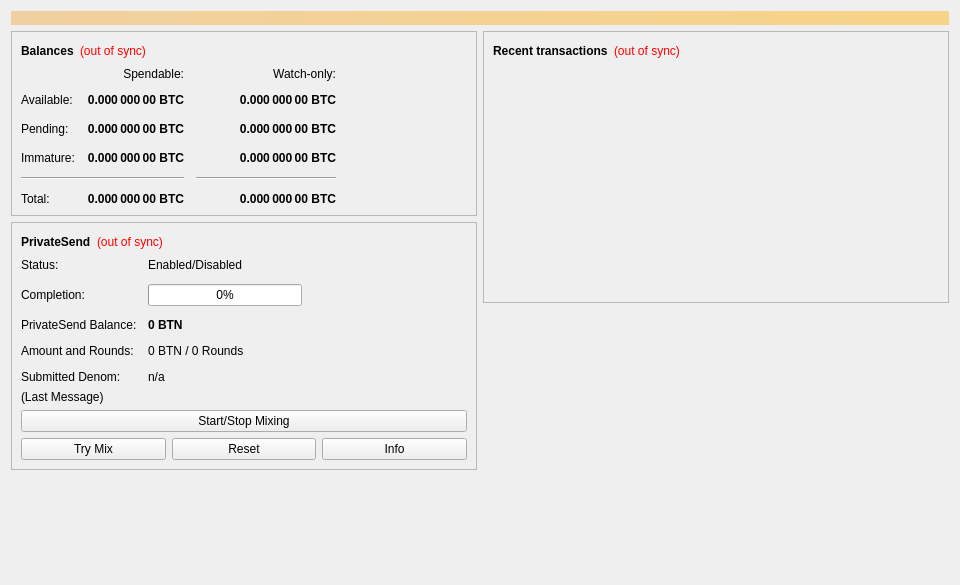
<?xml version="1.0" encoding="UTF-8"?>
<ui version="4.0">
 <class>OverviewPage</class>
 <widget class="QWidget" name="OverviewPage">
  <property name="geometry">
   <rect>
    <x>0</x>
    <y>0</y>
    <width>960</width>
    <height>585</height>
   </rect>
  </property>
  <property name="minimumSize">
   <size>
    <width>960</width>
    <height>0</height>
   </size>
  </property>
  <property name="windowTitle">
   <string>Form</string>
  </property>
  <layout class="QVBoxLayout" name="topLayout">
   <item>
    <widget class="QLabel" name="labelAlerts">
     <property name="visible">
      <bool>false</bool>
     </property>
     <property name="styleSheet">
      <string notr="true">QLabel { background-color: qlineargradient(x1: 0, y1: 0, x2: 1, y2: 0, stop:0 #F0D0A0, stop:1 #F8D488); color:#000000; }</string>
     </property>
     <property name="wordWrap">
      <bool>true</bool>
     </property>
     <property name="margin">
      <number>3</number>
     </property>
     <property name="textInteractionFlags">
      <set>Qt::TextSelectableByMouse</set>
     </property>
    </widget>
   </item>
   <item>
    <layout class="QHBoxLayout" name="horizontalLayout" stretch="1,1">
     <item>
      <layout class="QVBoxLayout" name="verticalLayout_2">
       <item>
        <widget class="QFrame" name="frame">
         <property name="frameShape">
          <enum>QFrame::StyledPanel</enum>
         </property>
         <property name="frameShadow">
          <enum>QFrame::Raised</enum>
         </property>
         <layout class="QVBoxLayout" name="verticalLayout_4">
          <item>
           <layout class="QHBoxLayout" name="horizontalLayout_4">
            <item>
             <widget class="QLabel" name="label_5">
              <property name="font">
               <font>
                <weight>75</weight>
                <bold>true</bold>
               </font>
              </property>
              <property name="text">
               <string>Balances</string>
              </property>
             </widget>
            </item>
            <item>
             <widget class="QLabel" name="labelWalletStatus">
              <property name="toolTip">
               <string>The displayed information may be out of date. Your wallet automatically synchronizes with the BITNEX network after a connection is established, but this process has not completed yet.</string>
              </property>
              <property name="styleSheet">
               <string notr="true">QLabel { color: red; }</string>
              </property>
              <property name="text">
               <string notr="true">(out of sync)</string>
              </property>
              <property name="alignment">
               <set>Qt::AlignLeading|Qt::AlignLeft|Qt::AlignVCenter</set>
              </property>
             </widget>
            </item>
            <item>
             <spacer name="horizontalSpacer_3">
              <property name="orientation">
               <enum>Qt::Horizontal</enum>
              </property>
              <property name="sizeHint" stdset="0">
               <size>
                <width>40</width>
                <height>20</height>
               </size>
              </property>
             </spacer>
            </item>
           </layout>
          </item>
          <item>
           <layout class="QGridLayout" name="gridLayout">
            <property name="spacing">
             <number>12</number>
            </property>
            <item row="2" column="2">
             <widget class="QLabel" name="labelWatchPending">
              <property name="font">
               <font>
                <weight>75</weight>
                <bold>true</bold>
               </font>
              </property>
              <property name="cursor">
               <cursorShape>IBeamCursor</cursorShape>
              </property>
              <property name="toolTip">
               <string>Unconfirmed transactions to watch-only addresses</string>
              </property>
              <property name="text">
               <string notr="true">0.000 000 00 BTC</string>
              </property>
              <property name="alignment">
               <set>Qt::AlignRight|Qt::AlignTrailing|Qt::AlignVCenter</set>
              </property>
              <property name="textInteractionFlags">
               <set>Qt::LinksAccessibleByMouse|Qt::TextSelectableByKeyboard|Qt::TextSelectableByMouse</set>
              </property>
             </widget>
            </item>
            <item row="2" column="1">
             <widget class="QLabel" name="labelUnconfirmed">
              <property name="font">
               <font>
                <weight>75</weight>
                <bold>true</bold>
               </font>
              </property>
              <property name="cursor">
               <cursorShape>IBeamCursor</cursorShape>
              </property>
              <property name="toolTip">
               <string>Total of transactions that have yet to be confirmed, and do not yet count toward the spendable balance</string>
              </property>
              <property name="text">
               <string notr="true">0.000 000 00 BTC</string>
              </property>
              <property name="alignment">
               <set>Qt::AlignRight|Qt::AlignTrailing|Qt::AlignVCenter</set>
              </property>
              <property name="textInteractionFlags">
               <set>Qt::LinksAccessibleByMouse|Qt::TextSelectableByKeyboard|Qt::TextSelectableByMouse</set>
              </property>
             </widget>
            </item>
            <item row="3" column="2">
             <widget class="QLabel" name="labelWatchImmature">
              <property name="font">
               <font>
                <weight>75</weight>
                <bold>true</bold>
               </font>
              </property>
              <property name="cursor">
               <cursorShape>IBeamCursor</cursorShape>
              </property>
              <property name="toolTip">
               <string>Mined balance in watch-only addresses that has not yet matured</string>
              </property>
              <property name="text">
               <string notr="true">0.000 000 00 BTC</string>
              </property>
              <property name="alignment">
               <set>Qt::AlignRight|Qt::AlignTrailing|Qt::AlignVCenter</set>
              </property>
              <property name="textInteractionFlags">
               <set>Qt::LinksAccessibleByMouse|Qt::TextSelectableByKeyboard|Qt::TextSelectableByMouse</set>
              </property>
             </widget>
            </item>
            <item row="4" column="0" colspan="2">
             <widget class="Line" name="lineSpendableBalance">
              <property name="orientation">
               <enum>Qt::Horizontal</enum>
              </property>
             </widget>
            </item>
            <item row="4" column="2">
             <widget class="Line" name="lineWatchBalance">
              <property name="sizePolicy">
               <sizepolicy hsizetype="Preferred" vsizetype="Fixed">
                <horstretch>0</horstretch>
                <verstretch>0</verstretch>
               </sizepolicy>
              </property>
              <property name="minimumSize">
               <size>
                <width>140</width>
                <height>0</height>
               </size>
              </property>
              <property name="orientation">
               <enum>Qt::Horizontal</enum>
              </property>
             </widget>
            </item>
            <item row="5" column="0">
             <widget class="QLabel" name="labelTotalText">
              <property name="text">
               <string>Total:</string>
              </property>
             </widget>
            </item>
            <item row="3" column="1">
             <widget class="QLabel" name="labelImmature">
              <property name="font">
               <font>
                <weight>75</weight>
                <bold>true</bold>
               </font>
              </property>
              <property name="cursor">
               <cursorShape>IBeamCursor</cursorShape>
              </property>
              <property name="toolTip">
               <string>Mined balance that has not yet matured</string>
              </property>
              <property name="text">
               <string notr="true">0.000 000 00 BTC</string>
              </property>
              <property name="alignment">
               <set>Qt::AlignRight|Qt::AlignTrailing|Qt::AlignVCenter</set>
              </property>
              <property name="textInteractionFlags">
               <set>Qt::LinksAccessibleByMouse|Qt::TextSelectableByKeyboard|Qt::TextSelectableByMouse</set>
              </property>
             </widget>
            </item>
            <item row="2" column="3">
             <spacer name="horizontalSpacer_2">
              <property name="orientation">
               <enum>Qt::Horizontal</enum>
              </property>
              <property name="sizeHint" stdset="0">
               <size>
                <width>40</width>
                <height>20</height>
               </size>
              </property>
             </spacer>
            </item>
            <item row="3" column="0">
             <widget class="QLabel" name="labelImmatureText">
              <property name="text">
               <string>Immature:</string>
              </property>
             </widget>
            </item>
            <item row="5" column="1">
             <widget class="QLabel" name="labelTotal">
              <property name="font">
               <font>
                <weight>75</weight>
                <bold>true</bold>
               </font>
              </property>
              <property name="cursor">
               <cursorShape>IBeamCursor</cursorShape>
              </property>
              <property name="toolTip">
               <string>Your current total balance</string>
              </property>
              <property name="text">
               <string notr="true">0.000 000 00 BTC</string>
              </property>
              <property name="alignment">
               <set>Qt::AlignRight|Qt::AlignTrailing|Qt::AlignVCenter</set>
              </property>
              <property name="textInteractionFlags">
               <set>Qt::LinksAccessibleByMouse|Qt::TextSelectableByKeyboard|Qt::TextSelectableByMouse</set>
              </property>
             </widget>
            </item>
            <item row="5" column="2">
             <widget class="QLabel" name="labelWatchTotal">
              <property name="font">
               <font>
                <weight>75</weight>
                <bold>true</bold>
               </font>
              </property>
              <property name="cursor">
               <cursorShape>IBeamCursor</cursorShape>
              </property>
              <property name="toolTip">
               <string>Current total balance in watch-only addresses</string>
              </property>
              <property name="text">
               <string notr="true">0.000 000 00 BTC</string>
              </property>
              <property name="alignment">
               <set>Qt::AlignRight|Qt::AlignTrailing|Qt::AlignVCenter</set>
              </property>
              <property name="textInteractionFlags">
               <set>Qt::LinksAccessibleByMouse|Qt::TextSelectableByKeyboard|Qt::TextSelectableByMouse</set>
              </property>
             </widget>
            </item>
            <item row="0" column="2">
             <widget class="QLabel" name="labelWatchonly">
              <property name="text">
               <string>Watch-only:</string>
              </property>
              <property name="alignment">
               <set>Qt::AlignRight|Qt::AlignTrailing|Qt::AlignVCenter</set>
              </property>
             </widget>
            </item>
            <item row="1" column="0">
             <widget class="QLabel" name="labelBalanceText">
              <property name="text">
               <string>Available:</string>
              </property>
             </widget>
            </item>
            <item row="1" column="1">
             <widget class="QLabel" name="labelBalance">
              <property name="font">
               <font>
                <weight>75</weight>
                <bold>true</bold>
               </font>
              </property>
              <property name="cursor">
               <cursorShape>IBeamCursor</cursorShape>
              </property>
              <property name="toolTip">
               <string>Your current spendable balance</string>
              </property>
              <property name="text">
               <string notr="true">0.000 000 00 BTC</string>
              </property>
              <property name="alignment">
               <set>Qt::AlignRight|Qt::AlignTrailing|Qt::AlignVCenter</set>
              </property>
              <property name="textInteractionFlags">
               <set>Qt::LinksAccessibleByMouse|Qt::TextSelectableByKeyboard|Qt::TextSelectableByMouse</set>
              </property>
             </widget>
            </item>
            <item row="1" column="2">
             <widget class="QLabel" name="labelWatchAvailable">
              <property name="font">
               <font>
                <weight>75</weight>
                <bold>true</bold>
               </font>
              </property>
              <property name="cursor">
               <cursorShape>IBeamCursor</cursorShape>
              </property>
              <property name="toolTip">
               <string>Your current balance in watch-only addresses</string>
              </property>
              <property name="text">
               <string notr="true">0.000 000 00 BTC</string>
              </property>
              <property name="alignment">
               <set>Qt::AlignRight|Qt::AlignTrailing|Qt::AlignVCenter</set>
              </property>
              <property name="textInteractionFlags">
               <set>Qt::LinksAccessibleByMouse|Qt::TextSelectableByKeyboard|Qt::TextSelectableByMouse</set>
              </property>
             </widget>
            </item>
            <item row="2" column="0">
             <widget class="QLabel" name="labelPendingText">
              <property name="text">
               <string>Pending:</string>
              </property>
             </widget>
            </item>
            <item row="0" column="1">
             <widget class="QLabel" name="labelSpendable">
              <property name="text">
               <string>Spendable:</string>
              </property>
              <property name="alignment">
               <set>Qt::AlignRight|Qt::AlignTrailing|Qt::AlignVCenter</set>
              </property>
             </widget>
            </item>
           </layout>
          </item>
         </layout>
        </widget>
       </item>
       <item>
        <widget class="QFrame" name="framePrivateSend">
         <property name="layoutDirection">
          <enum>Qt::LeftToRight</enum>
         </property>
         <property name="frameShape">
          <enum>QFrame::StyledPanel</enum>
         </property>
         <property name="frameShadow">
          <enum>QFrame::Raised</enum>
         </property>
         <layout class="QVBoxLayout" name="VerticalLayout_PS1">
          <item>
           <layout class="QHBoxLayout" name="horizontalLayout_5">
            <item>
             <widget class="QLabel" name="labelPrivateSendHeader">
              <property name="font">
               <font>
                <weight>75</weight>
                <bold>true</bold>
               </font>
              </property>
              <property name="text">
               <string>PrivateSend</string>
              </property>
             </widget>
            </item>
            <item>
             <widget class="QLabel" name="labelPrivateSendSyncStatus">
              <property name="toolTip">
               <string>The displayed information may be out of date. Your wallet automatically synchronizes with the BITNEX network after a connection is established, but this process has not completed yet.</string>
              </property>
              <property name="styleSheet">
               <string notr="true">QLabel { color: red; }</string>
              </property>
              <property name="text">
               <string notr="true">(out of sync)</string>
              </property>
              <property name="alignment">
               <set>Qt::AlignLeading|Qt::AlignLeft|Qt::AlignVCenter</set>
              </property>
             </widget>
            </item>
            <item>
             <spacer name="horizontalSpacer_4">
              <property name="orientation">
               <enum>Qt::Horizontal</enum>
              </property>
              <property name="sizeHint" stdset="0">
               <size>
                <width>40</width>
                <height>20</height>
               </size>
              </property>
             </spacer>
            </item>
           </layout>
          </item>
          <item>
           <layout class="QFormLayout" name="privateSendFormLayout">
            <property name="fieldGrowthPolicy">
             <enum>QFormLayout::AllNonFixedFieldsGrow</enum>
            </property>
            <property name="horizontalSpacing">
             <number>11</number>
            </property>
            <property name="verticalSpacing">
             <number>12</number>
            </property>
            <item row="0" column="0">
             <widget class="QLabel" name="labelPrivateSendEnabledText">
              <property name="text">
               <string>Status:</string>
              </property>
             </widget>
            </item>
            <item row="0" column="1">
             <widget class="QLabel" name="labelPrivateSendEnabled">
              <property name="text">
               <string>Enabled/Disabled</string>
              </property>
             </widget>
            </item>
            <item row="1" column="0">
             <widget class="QLabel" name="labelCompletitionText">
              <property name="text">
               <string>Completion:</string>
              </property>
             </widget>
            </item>
            <item row="1" column="1">
             <widget class="QProgressBar" name="privateSendProgress">
              <property name="maximumSize">
               <size>
                <width>154</width>
                <height>16777215</height>
               </size>
              </property>
              <property name="value">
               <number>0</number>
              </property>
             </widget>
            </item>
            <item row="2" column="0">
             <widget class="QLabel" name="labelAnonymizedText">
              <property name="text">
               <string>PrivateSend Balance:</string>
              </property>
             </widget>
            </item>
            <item row="2" column="1">
             <widget class="QLabel" name="labelAnonymized">
              <property name="font">
               <font>
                <weight>75</weight>
                <bold>true</bold>
               </font>
              </property>
              <property name="text">
               <string notr="true">0 BTN</string>
              </property>
             </widget>
            </item>
            <item row="3" column="0">
             <widget class="QLabel" name="labelAmountAndRoundsText">
              <property name="text">
               <string>Amount and Rounds:</string>
              </property>
             </widget>
            </item>
            <item row="3" column="1">
             <widget class="QLabel" name="labelAmountRounds">
              <property name="text">
               <string>0 BTN / 0 Rounds</string>
              </property>
             </widget>
            </item>
            <item row="4" column="0">
             <widget class="QLabel" name="labelSubmittedDenomText">
              <property name="text">
               <string>Submitted Denom:</string>
              </property>
             </widget>
            </item>
            <item row="4" column="1">
             <widget class="QLabel" name="labelSubmittedDenom">
              <property name="toolTip">
               <string>The denominations you submitted to the Masternode.&lt;br&gt;To mix, other users must submit the exact same denominations.</string>
              </property>
              <property name="text">
               <string>n/a</string>
              </property>
             </widget>
            </item>
           </layout>
          </item>
          <item>
           <layout class="QVBoxLayout" name="VerticalLayout_PS">
            <item>
             <widget class="QLabel" name="labelPrivateSendLastMessage">
              <property name="text">
               <string>(Last Message)</string>
              </property>
              <property name="alignment">
               <set>Qt::AlignLeading|Qt::AlignLeft|Qt::AlignTop</set>
              </property>
              <property name="wordWrap">
               <bool>true</bool>
              </property>
             </widget>
            </item>
            <item>
             <widget class="QPushButton" name="togglePrivateSend">
              <property name="sizePolicy">
               <sizepolicy hsizetype="MinimumExpanding" vsizetype="Fixed">
                <horstretch>0</horstretch>
                <verstretch>0</verstretch>
               </sizepolicy>
              </property>
              <property name="text">
               <string>Start/Stop Mixing</string>
              </property>
             </widget>
            </item>
            <item>
             <layout class="QHBoxLayout" name="horizontalLayout_debugbuttons">
              <item>
               <widget class="QPushButton" name="privateSendAuto">
                <property name="sizePolicy">
                 <sizepolicy hsizetype="MinimumExpanding" vsizetype="Fixed">
                  <horstretch>0</horstretch>
                  <verstretch>0</verstretch>
                 </sizepolicy>
                </property>
                <property name="toolTip">
                 <string>Try to manually submit a PrivateSend request.</string>
                </property>
                <property name="text">
                 <string>Try Mix</string>
                </property>
               </widget>
              </item>
              <item>
               <widget class="QPushButton" name="privateSendReset">
                <property name="sizePolicy">
                 <sizepolicy hsizetype="MinimumExpanding" vsizetype="Fixed">
                  <horstretch>0</horstretch>
                  <verstretch>0</verstretch>
                 </sizepolicy>
                </property>
                <property name="toolTip">
                 <string>Reset the current status of PrivateSend (can interrupt PrivateSend if it's in the process of Mixing, which can cost you money!)</string>
                </property>
                <property name="autoFillBackground">
                 <bool>false</bool>
                </property>
                <property name="text">
                 <string>Reset</string>
                </property>
               </widget>
              </item>
              <item>
               <widget class="QPushButton" name="privateSendInfo">
                <property name="sizePolicy">
                 <sizepolicy hsizetype="MinimumExpanding" vsizetype="Fixed">
                  <horstretch>0</horstretch>
                  <verstretch>0</verstretch>
                 </sizepolicy>
                </property>
                <property name="toolTip">
                 <string>Information about PrivateSend and Mixing</string>
                </property>
                <property name="text">
                 <string>Info</string>
                </property>
               </widget>
              </item>
             </layout>
            </item>
           </layout>
          </item>
         </layout>
        </widget>
       </item>
       <item>
        <spacer name="verticalSpacer">
         <property name="orientation">
          <enum>Qt::Vertical</enum>
         </property>
         <property name="sizeHint" stdset="0">
          <size>
           <width>20</width>
           <height>40</height>
          </size>
         </property>
        </spacer>
       </item>
      </layout>
     </item>
     <item>
      <layout class="QVBoxLayout" name="verticalLayout_3">
       <item>
        <widget class="QFrame" name="frame_2">
         <property name="frameShape">
          <enum>QFrame::StyledPanel</enum>
         </property>
         <property name="frameShadow">
          <enum>QFrame::Raised</enum>
         </property>
         <layout class="QVBoxLayout" name="verticalLayout">
          <item>
           <layout class="QHBoxLayout" name="horizontalLayout_2">
            <item>
             <widget class="QLabel" name="label_4">
              <property name="font">
               <font>
                <weight>75</weight>
                <bold>true</bold>
               </font>
              </property>
              <property name="text">
               <string>Recent transactions</string>
              </property>
             </widget>
            </item>
            <item>
             <widget class="QLabel" name="labelTransactionsStatus">
              <property name="toolTip">
               <string>The displayed information may be out of date. Your wallet automatically synchronizes with the BITNEX network after a connection is established, but this process has not completed yet.</string>
              </property>
              <property name="styleSheet">
               <string notr="true">QLabel { color: red; }</string>
              </property>
              <property name="text">
               <string notr="true">(out of sync)</string>
              </property>
              <property name="alignment">
               <set>Qt::AlignLeading|Qt::AlignLeft|Qt::AlignVCenter</set>
              </property>
             </widget>
            </item>
            <item>
             <spacer name="horizontalSpacer">
              <property name="orientation">
               <enum>Qt::Horizontal</enum>
              </property>
              <property name="sizeHint" stdset="0">
               <size>
                <width>40</width>
                <height>20</height>
               </size>
              </property>
             </spacer>
            </item>
           </layout>
          </item>
          <item>
           <widget class="QListView" name="listTransactions">
            <property name="styleSheet">
             <string notr="true">QListView { background: transparent; }</string>
            </property>
            <property name="frameShape">
             <enum>QFrame::NoFrame</enum>
            </property>
            <property name="verticalScrollBarPolicy">
             <enum>Qt::ScrollBarAlwaysOff</enum>
            </property>
            <property name="horizontalScrollBarPolicy">
             <enum>Qt::ScrollBarAlwaysOff</enum>
            </property>
            <property name="selectionMode">
             <enum>QAbstractItemView::NoSelection</enum>
            </property>
           </widget>
          </item>
         </layout>
        </widget>
       </item>
       <item>
        <spacer name="verticalSpacer_2">
         <property name="orientation">
          <enum>Qt::Vertical</enum>
         </property>
         <property name="sizeHint" stdset="0">
          <size>
           <width>20</width>
           <height>40</height>
          </size>
         </property>
        </spacer>
       </item>
      </layout>
     </item>
    </layout>
   </item>
  </layout>
 </widget>
 <resources/>
 <connections/>
</ui>
